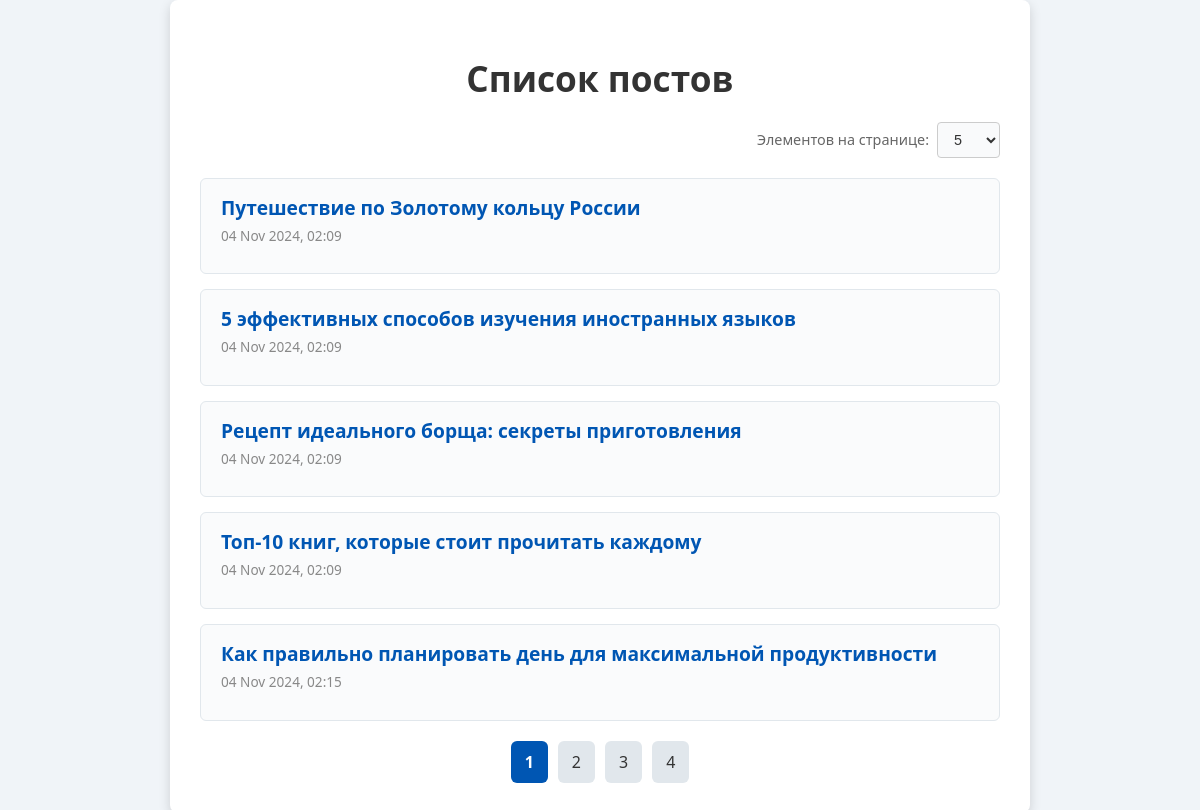
The page / on the database its author committed.
### blog/models.py (models this page shows, shortened)
class Post(models.Model):
    title = models.CharField(max_length=200)
    content = models.TextField()
    created_at = models.DateTimeField(auto_now_add=True)

### blog/views.py (the view)
# urls.py: path('', views.post_list, name='post_list'),
def post_list(request):
    posts = Post.objects.all()
    per_page = request.GET.get('per_page', 5)  # Значение по умолчанию - 5
    paginator = Paginator(posts, per_page)
    page_number = request.GET.get('page')
    page_obj = paginator.get_page(page_number)
    context = {
        'page_obj': page_obj,
        'per_page': per_page,
    }
    return render(request, 'blog/post_list.html', context)

### blog/templates/blog/post_list.html (shortened to what this page needs)
<!DOCTYPE html>
<html lang="ru">
<head>
</head>
<body>
    <div class="container">
        <h1>Список постов</h1>
        <form method="get">
            <label for="per_page">Элементов на странице:</label>
            <select name="per_page" id="per_page" onchange="this.form.submit()">
                <option value="5" {% if per_page == '5' %}selected{% endif %}>5</option>
            </select>
        </form>
        <ul>
            {% for post in page_obj %}
                <li class="post-item">
                    <p class="post-title">{{ post.title }}</p>
                    <p class="post-date">{{ post.created_at|date:"d M Y, H:i" }}</p>
                </li>
            {% endfor %}
        </ul>
        <ul class="pagination">
            {% for num in page_obj.paginator.page_range %}
                {% if page_obj.number == num %}
                    <li class="active"><span>{{ num }}</span></li>
                {% else %}
                    <li><a href="?page={{ num }}&per_page={{ per_page }}">{{ num }}</a></li>
                {% endif %}
            {% endfor %}
        </ul>
    </div>
</body>
</html>

### blog/templates/blog/post_list.html (style rules this page uses)
body { font-family: 'Segoe UI', Tahoma, Geneva, Verdana, sans-serif; background-color: #f0f4f8; color: #444; margin: 0; padding: 0; display: flex; justify-content: center; align-items: center; min-height: 100vh; }
.container { max-width: 800px; width: 100%; padding: 30px; background-color: #fff; box-shadow: 0 4px 12px rgba(0, 0, 0, 0.15); border-radius: 8px; }
h1 { text-align: center; color: #333; font-size: 2.2em; margin-bottom: 20px; }
form { display: flex; justify-content: flex-end; align-items: center; margin-bottom: 20px; }
form label { margin-right: 8px; font-size: 0.9em; color: #666; }
select { padding: 8px 12px; font-size: 0.9em; border: 1px solid #ccc; border-radius: 4px; background-color: #f9fafb; color: #333; cursor: pointer; }
ul { list-style-type: none; padding: 0; margin: 0; }
.post-item { padding: 15px 20px; margin-bottom: 15px; border: 1px solid #e1e7ec; border-radius: 6px; background-color: #fafbfc; transition: transform 0.2s, box-shadow 0.2s; }
.post-title { font-size: 1.2em; font-weight: 600; color: #0056b3; margin: 0; }
.post-date { color: #888; font-size: 0.85em; margin-top: 5px; }
.pagination { display: flex; justify-content: center; list-style-type: none; padding: 0; margin-top: 20px; }
.pagination li { margin: 0 5px; }
.pagination li a, .pagination li span { display: block; padding: 10px 14px; text-decoration: none; color: #333; background-color: #e1e7ec; border-radius: 6px; transition: background-color 0.3s, color 0.3s; }
.pagination li.active span { font-weight: bold; color: #fff; background-color: #0056b3; }

### rows shown on the page
Post: title "Путешествие по Золотому кольцу России", created_at "04 Nov 2024, 02:09"
Post: title "5 эффективных способов изучения иностранных языков", created_at "04 Nov 2024, 02:09"
Post: title "Рецепт идеального борща: секреты приготовления", created_at "04 Nov 2024, 02:09"
Post: title "Топ-10 книг, которые стоит прочитать каждому", created_at "04 Nov 2024, 02:09"
Post: title "Как правильно планировать день для максимальной продуктивности", created_at "04 Nov 2024, 02:15"

### other values the page prints
{{ num }} "1"
{{ num }} "2" "3" "4"
